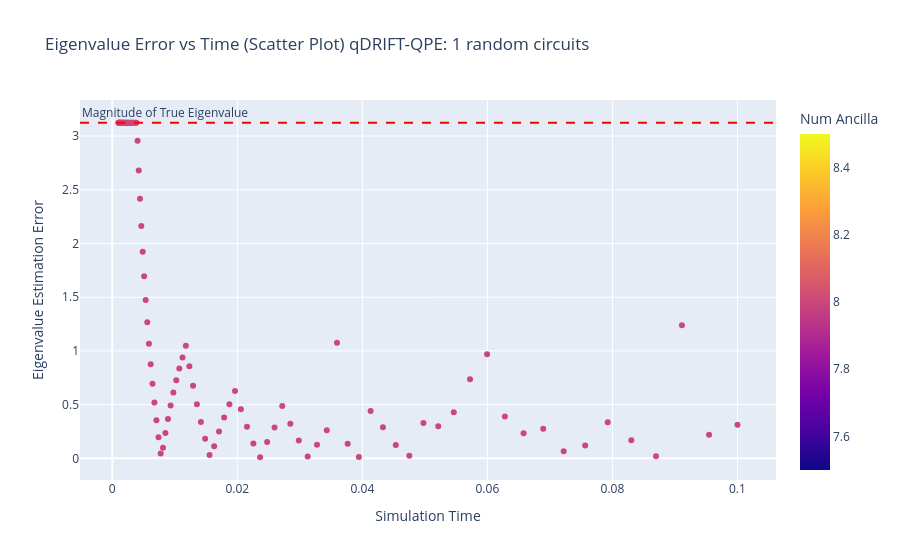
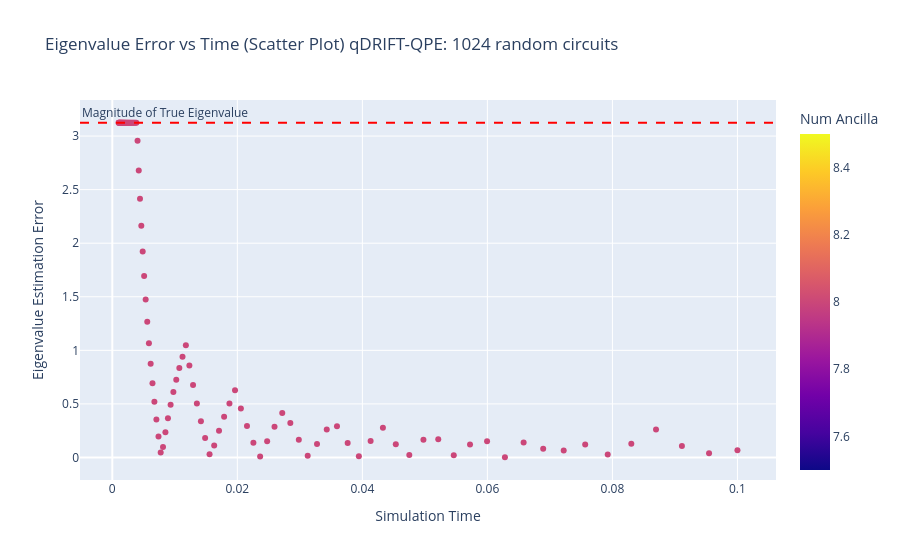

Source (notebook cell) for these figures, in order:
### Markdown cell above
# New experiments:
let $s$ be the number of times a given quantum circuit is executed. Let 
- instead of generating one random QPE circuit, and measuring it $s$ times, 
  we generate $s$ random QPE circuits, and measure each of them once. Test $s=1024$.
  - Also perfrorm every other test with the usual $s=1$.
- Test simpler Hamiltoninan $Z \otimes Z$
- change the distance between times from linear to logarithmic
- test two different time ranges: $[0, 1]$ and $[0, 0.1]$

### Code cell
qdrift_qpe_df_other_parameters = pd.read_csv("qdrift_ising_model_sweep_data_all_2025-06-05.csv")
expected_eigenvalue = 3.1240998703626572
for group in qdrift_qpe_df_other_parameters.groupby("Num Random Circuits"):
    num_random_circuits, group_df = group
    # just show results for 6 and 8 qubits
    group_df = group_df[group_df["Num Ancilla"] == 8]
    title_suffix = f"qDRIFT-QPE: {num_random_circuits} random circuits"
    smallest_error = group_df["Eigenvalue Error"].min()
    mean_error = group_df["Eigenvalue Error"].mean()
    stdev_error = group_df["Eigenvalue Error"].std()
    print(f"Num Random Circuits: {num_random_circuits}, Smallest Error: {smallest_error}, Mean Error: {mean_error}, Std Dev Error: {stdev_error}")
    plot_error_vs_time(group_df, title_suffix, expected_eigenvalue)

### Figure 1 — Plotly figure (JSON) as saved in the notebook; plotly's stock layout.template omitted (floating-point values rounded to 4 significant figures)
{"data": [{"hovertemplate": "Time=%{x}<br>Error=%{y}<br>Num Ancilla=%{marker.color}<extra></extra>", "legendgroup": "", "marker": {"color": [8, 8, 8, 8, 8, 8, 8, 8, 8, 8, 8, 8, 8, 8, 8, 8, 8, 8, 8, 8, 8, 8, 8, 8, 8, 8, 8, 8, 8, 8, 8, 8, 8, 8, 8, 8, 8, 8, 8, 8, 8, 8, 8, 8, 8, 8, 8, 8, 8, 8, 8, 8, 8, 8, 8, 8, 8, 8, 8, 8, 8, 8, 8, 8, 8, 8, 8, 8, 8, 8, 8, 8, 8, 8, 8, 8, 8, 8, 8, 8, 8, 8, 8, 8, 8, 8, 8, 8, 8, 8, 8, 8, 8, 8, 8, 8, 8, 8, 8, 8, 8], "coloraxis": "coloraxis", "symbol": "circle"}, "mode": "markers", "name": "", "orientation": "v", "showlegend": false, "type": "scatter", "x": [0.001, 0.02154, 0.004642, 0.001, 0.02257, 0.004863, 0.001048, 0.02364, 0.005094, 0.001097, 0.02477, 0.00115, 0.005337, 0.02595, 0.005591, 0.001205, 0.02719, 0.001262, 0.005857, 0.02848, 0.001322, 0.006136, 0.02984, 0.001385, 0.006428, 0.03126, 0.006734, 0.001451, 0.03275, 0.00152, 0.007055, 0.001592, 0.0343, 0.007391, 0.001668, 0.007743, 0.03594, 0.001748, 0.03765, 0.008111, 0.001831, 0.03944, 0.008498, 0.001918, 0.008902, 0.04132, 0.002009, 0.04329, 0.009326, 0.002105, 0.00977, 0.04535, 0.002205, 0.01024, 0.04751, 0.00231, 0.04977, 0.01072, 0.00242, 0.05214, 0.01123, 0.002535, 0.05462, 0.01177, 0.002656, 0.01233, 0.05722, 0.002783, 0.002915, 0.01292, 0.05995, 0.003054, 0.0628, 0.01353, 0.003199, 0.01417, 0.06579, 0.003352, 0.01485, 0.06893, 0.01556, 0.07221, 0.003511, 0.003678, 0.0163, 0.07565, 0.003854, 0.01707, 0.07925, 0.004037, 0.01789, 0.08302, 0.004229, 0.01874, 0.08697, 0.004431, 0.01963, 0.09112, 0.02057, 0.09545, 0.1], "xaxis": "x", "y": [3.124, 0.2936, 2.164, 3.124, 0.1382, 1.923, 3.124, 0.01006, 1.694, 3.124, 0.1516, 3.124, 1.475, 0.2867, 1.266, 3.124, 0.4871, 3.124, 1.066, 0.323, 3.124, 0.8759, 0.1663, 3.124, 0.6941, 0.01677, 0.5206, 3.124, 0.126, 3.124, 0.3549, 3.124, 0.2623, 0.1968, 3.124, 0.04584, 1.075, 3.124, 0.1354, 0.09824, 3.124, 0.01274, 0.2358, 3.124, 0.367, 0.4398, 3.124, 0.2891, 0.4924, 3.124, 0.612, 0.1232, 3.124, 0.7262, 0.02437, 3.124, 0.3279, 0.8351, 3.124, 0.2997, 0.9392, 3.124, 0.4281, 1.047, 3.124, 0.8575, 0.7361, 3.124, 3.124, 0.6766, 0.97, 3.124, 0.3885, 0.5038, 3.124, 0.3389, 0.2333, 3.124, 0.1815, 0.2754, 0.03127, 0.06498, 3.124, 3.124, 0.1121, 0.1204, 3.124, 0.249, 0.3367, 2.956, 0.3797, 0.1678, 2.679, 0.5045, 0.01998, 2.415, 0.6268, 1.239, 0.4563, 0.2185, 0.312], "yaxis": "y"}], "layout": {"annotations": [{"showarrow": false, "text": "Magnitude of True Eigenvalue", "x": 0, "xanchor": "left", "xref": "x domain", "y": 3.124, "yanchor": "bottom", "yref": "y"}], "coloraxis": {"colorbar": {"title": {"text": "Num Ancilla"}}, "colorscale": [[0, "#0d0887"], [0.1111, "#46039f"], [0.2222, "#7201a8"], [0.3333, "#9c179e"], [0.4444, "#bd3786"], [0.5556, "#d8576b"], [0.6667, "#ed7953"], [0.7778, "#fb9f3a"], [0.8889, "#fdca26"], [1, "#f0f921"]]}, "legend": {"title": {"text": "Number of Ancilla Qubits"}, "tracegroupgap": 0}, "shapes": [{"line": {"color": "red", "dash": "dash"}, "type": "line", "x0": 0, "x1": 1, "xref": "x domain", "y0": 3.124, "y1": 3.124, "yref": "y"}], "title": {"text": "Eigenvalue Error vs Time (Scatter Plot) qDRIFT-QPE: 1 random circuits"}, "xaxis": {"anchor": "y", "domain": [0, 1], "title": {"text": "Simulation Time"}}, "yaxis": {"anchor": "x", "domain": [0, 1], "title": {"text": "Eigenvalue Estimation Error"}}}}

### Figure 2 — Plotly figure (JSON) as saved in the notebook; plotly's stock layout.template omitted (floating-point values rounded to 4 significant figures)
{"data": [{"hovertemplate": "Time=%{x}<br>Error=%{y}<br>Num Ancilla=%{marker.color}<extra></extra>", "legendgroup": "", "marker": {"color": [8, 8, 8, 8, 8, 8, 8, 8, 8, 8, 8, 8, 8, 8, 8, 8, 8, 8, 8, 8, 8, 8, 8, 8, 8, 8, 8, 8, 8, 8, 8, 8, 8, 8, 8, 8, 8, 8, 8, 8, 8, 8, 8, 8, 8, 8, 8, 8, 8, 8, 8, 8, 8, 8, 8, 8, 8, 8, 8, 8, 8, 8, 8, 8, 8, 8, 8, 8, 8, 8, 8, 8, 8, 8, 8, 8, 8, 8, 8, 8, 8, 8, 8, 8, 8, 8, 8, 8, 8, 8, 8, 8, 8, 8, 8, 8, 8, 8, 8, 8], "coloraxis": "coloraxis", "symbol": "circle"}, "mode": "markers", "name": "", "orientation": "v", "showlegend": false, "type": "scatter", "x": [0.02154, 0.001, 0.004642, 0.02257, 0.004863, 0.001048, 0.02364, 0.001097, 0.005094, 0.02477, 0.00115, 0.005337, 0.02595, 0.005591, 0.001205, 0.02719, 0.001262, 0.005857, 0.02848, 0.001322, 0.006136, 0.02984, 0.001385, 0.006428, 0.03126, 0.006734, 0.001451, 0.03275, 0.00152, 0.007055, 0.001592, 0.007391, 0.0343, 0.001668, 0.007743, 0.03594, 0.001748, 0.008111, 0.03765, 0.001831, 0.03944, 0.008498, 0.001918, 0.008902, 0.04132, 0.002009, 0.009326, 0.04329, 0.002105, 0.04535, 0.00977, 0.002205, 0.01024, 0.04751, 0.00231, 0.04977, 0.01072, 0.00242, 0.05214, 0.01123, 0.002535, 0.05462, 0.01177, 0.002656, 0.01233, 0.05722, 0.002783, 0.002915, 0.05995, 0.01292, 0.003054, 0.0628, 0.01353, 0.003199, 0.01417, 0.06579, 0.01485, 0.003352, 0.06893, 0.07221, 0.01556, 0.003511, 0.07565, 0.003678, 0.0163, 0.003854, 0.07925, 0.01707, 0.004037, 0.08302, 0.01789, 0.004229, 0.08697, 0.01874, 0.004431, 0.01963, 0.09112, 0.09545, 0.02057, 0.1], "xaxis": "x", "y": [0.2936, 3.124, 2.164, 0.1382, 1.923, 3.124, 0.01006, 3.124, 1.694, 0.1516, 3.124, 1.475, 0.2867, 1.266, 3.124, 0.4157, 3.124, 1.066, 0.323, 3.124, 0.8759, 0.1663, 3.124, 0.6941, 0.01677, 0.5206, 3.124, 0.126, 3.124, 0.3549, 3.124, 0.1968, 0.2623, 3.124, 0.04584, 0.2906, 3.124, 0.09824, 0.1354, 3.124, 0.01274, 0.2358, 3.124, 0.367, 0.1542, 3.124, 0.4924, 0.2778, 3.124, 0.1232, 0.612, 3.124, 0.7262, 0.02437, 3.124, 0.1653, 0.8351, 3.124, 0.171, 0.9392, 3.124, 0.02122, 1.047, 3.124, 0.8575, 0.1217, 3.124, 3.124, 0.1512, 0.6766, 3.124, 0.00234, 0.5038, 3.124, 0.3389, 0.1398, 0.1815, 3.124, 0.08068, 0.06498, 0.03127, 3.124, 0.1204, 3.124, 0.1121, 3.124, 0.02704, 0.249, 2.956, 0.1278, 0.3797, 2.679, 0.2622, 0.5045, 2.415, 0.6268, 0.1083, 0.03862, 0.4563, 0.06658], "yaxis": "y"}], "layout": {"annotations": [{"showarrow": false, "text": "Magnitude of True Eigenvalue", "x": 0, "xanchor": "left", "xref": "x domain", "y": 3.124, "yanchor": "bottom", "yref": "y"}], "coloraxis": {"colorbar": {"title": {"text": "Num Ancilla"}}, "colorscale": [[0, "#0d0887"], [0.1111, "#46039f"], [0.2222, "#7201a8"], [0.3333, "#9c179e"], [0.4444, "#bd3786"], [0.5556, "#d8576b"], [0.6667, "#ed7953"], [0.7778, "#fb9f3a"], [0.8889, "#fdca26"], [1, "#f0f921"]]}, "legend": {"title": {"text": "Number of Ancilla Qubits"}, "tracegroupgap": 0}, "shapes": [{"line": {"color": "red", "dash": "dash"}, "type": "line", "x0": 0, "x1": 1, "xref": "x domain", "y0": 3.124, "y1": 3.124, "yref": "y"}], "title": {"text": "Eigenvalue Error vs Time (Scatter Plot) qDRIFT-QPE: 1024 random circuits"}, "xaxis": {"anchor": "y", "domain": [0, 1], "title": {"text": "Simulation Time"}}, "yaxis": {"anchor": "x", "domain": [0, 1], "title": {"text": "Eigenvalue Estimation Error"}}}}
